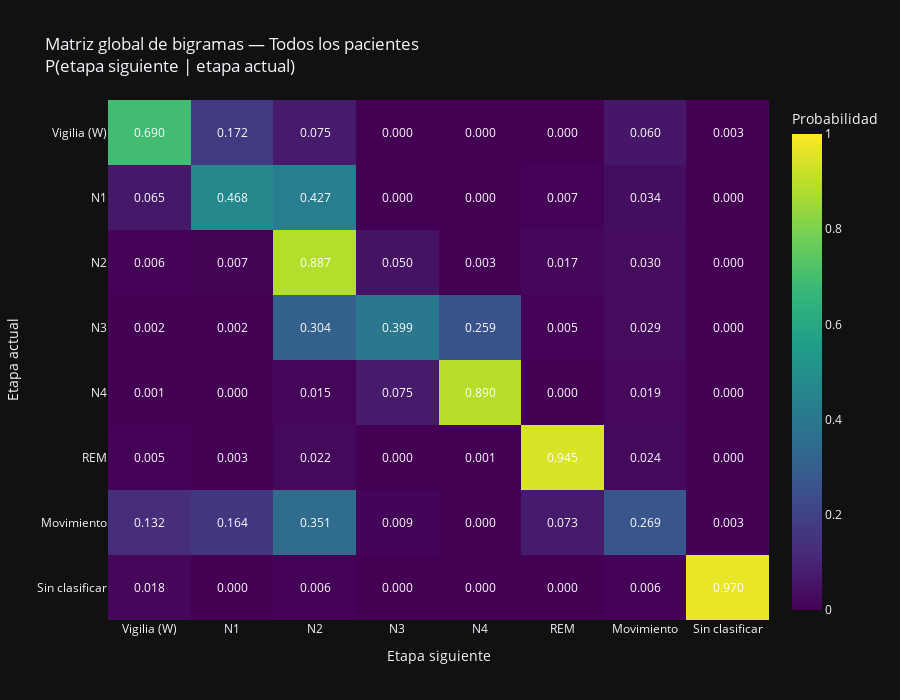

The notebook cell saved with this chart:
### Markdown cell above
## Matriz global de transiciones (todos los pacientes)

Esta sección calcula la matriz de transición utilizando **todos los bigramas concatenados**. Así podemos revisar, en una sola tabla, la dinámica global de las etapas del sueño antes de alimentar otros modelos o compararla contra las matrices individuales.

### Code cell
if 'datos_todos' not in globals():
    print("Primero ejecuta la celda de 'Procesar todos los pacientes'.")
else:
    bigramas_globales = datos_todos.get('bigramas_todos', [])
    if not bigramas_globales:
        print("No hay bigramas globales disponibles.")
    else:
        matriz_abs_global, matriz_prob_global = crear_matriz_transiciones(bigramas_globales)
        print("Matriz global de bigramas (valores absolutos):")
        display(matriz_abs_global)

        print("\nMatriz global de bigramas (probabilidades):")
        display(matriz_prob_global.round(3))

        visualizar_matriz(matriz_prob_global, "Matriz global de bigramas — Todos los pacientes")

### Figure 1 — Plotly figure (JSON) as saved in the notebook; plotly's stock layout.template omitted (floating-point values rounded to 4 significant figures)
{"data": [{"colorbar": {"title": {"text": "Probabilidad"}}, "colorscale": [[0, "#440154"], [0.1111, "#482878"], [0.2222, "#3e4989"], [0.3333, "#31688e"], [0.4444, "#26828e"], [0.5556, "#1f9e89"], [0.6667, "#35b779"], [0.7778, "#6ece58"], [0.8889, "#b5de2b"], [1, "#fde725"]], "text": [["0.690", "0.172", "0.075", "0.000", "0.000", "0.000", "0.060", "0.003"], ["0.065", "0.468", "0.427", "0.000", "0.000", "0.007", "0.034", "0.000"], ["0.006", "0.007", "0.887", "0.050", "0.003", "0.017", "0.030", "0.000"], ["0.002", "0.002", "0.304", "0.399", "0.259", "0.005", "0.029", "0.000"], ["0.001", "0.000", "0.015", "0.075", "0.890", "0.000", "0.019", "0.000"], ["0.005", "0.003", "0.022", "0.000", "0.001", "0.945", "0.024", "0.000"], ["0.132", "0.164", "0.351", "0.009", "0.000", "0.073", "0.269", "0.003"], ["0.018", "0.000", "0.006", "0.000", "0.000", "0.000", "0.006", "0.970"]], "textfont": {"color": "white"}, "texttemplate": "%{text}", "type": "heatmap", "x": ["Vigilia (W)", "N1", "N2", "N3", "N4", "REM", "Movimiento", "Sin clasificar"], "y": ["Vigilia (W)", "N1", "N2", "N3", "N4", "REM", "Movimiento", "Sin clasificar"], "z": [[0.6897, 0.1724, 0.07471, 0.0, 0.0, 0.0, 0.06034, 0.002874], [0.06485, 0.4676, 0.4266, 0.0, 0.0, 0.006826, 0.03413, 0.0], [0.005815, 0.007381, 0.887, 0.04988, 0.002908, 0.01655, 0.03019, 0.0002237], [0.001799, 0.001799, 0.304, 0.3993, 0.259, 0.005396, 0.02878, 0.0], [0.001397, 0.0, 0.01466, 0.07542, 0.8897, 0.0, 0.01885, 0.0], [0.005305, 0.003183, 0.02228, 0.0, 0.0005305, 0.9448, 0.02387, 0.0], [0.1316, 0.1637, 0.3509, 0.008772, 0.0, 0.0731, 0.269, 0.002924], [0.01829, 0.0, 0.006098, 0.0, 0.0, 0.0, 0.006098, 0.9695]], "zmax": 1, "zmin": 0}], "layout": {"height": 700, "title": {"text": "Matriz global de bigramas — Todos los pacientes<br>P(etapa siguiente | etapa actual)"}, "width": 900, "xaxis": {"title": {"text": "Etapa siguiente"}}, "yaxis": {"autorange": "reversed", "title": {"text": "Etapa actual"}}}}
